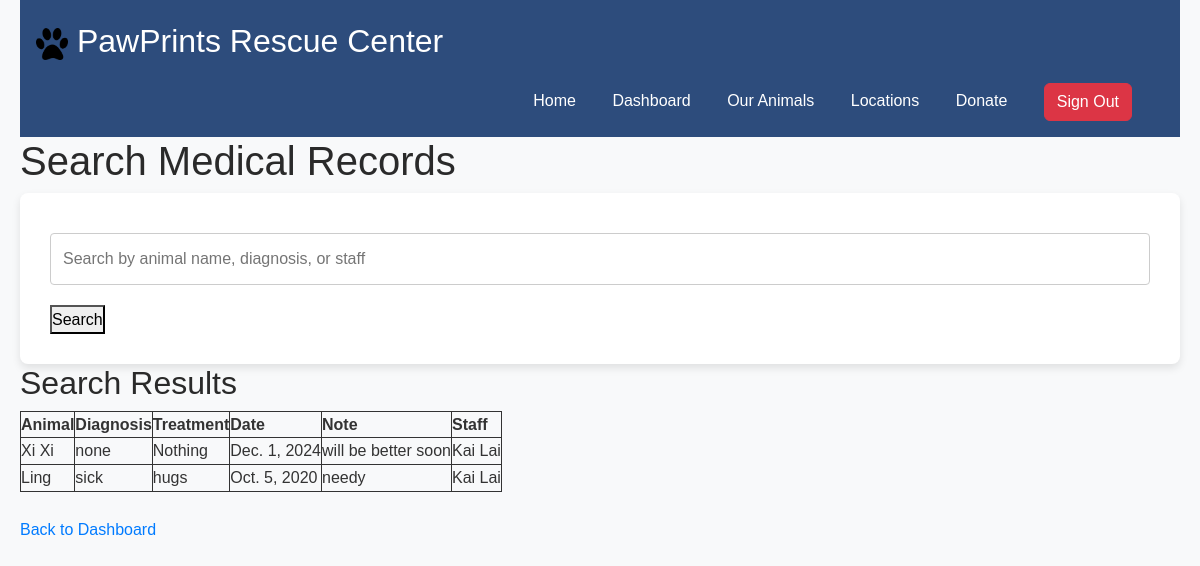
Screenshot of /medical-records/ (signed in) with the database file from the repository.
### shelterapp/models.py (models this page shows, shortened)
class MedicalRecord(models.Model):
    medicalID = models.AutoField(primary_key=True)
    animalID = models.ForeignKey(Animal, on_delete=models.CASCADE)
    staffID = models.ForeignKey(Staff, on_delete=models.CASCADE)
    diagnosis = models.TextField()
    treatment = models.TextField()
    date = models.DateField()
    note = models.TextField()

class Animal(models.Model):
    animalID = models.AutoField(primary_key=True)
    name = models.CharField(max_length=100)
    species = models.CharField(max_length=100)
    breed = models.CharField(max_length=100)
    age = models.IntegerField()
    gender = models.CharField(max_length=10)
    dateOfArrival = models.DateField()
    adoptedOrNot = models.IntegerField()
    healthStatus = models.CharField(max_length=100)
    description = models.TextField()
    locationID = models.IntegerField()
    reasonForIntake = models.CharField(max_length=100)
    adoptionFee = models.IntegerField()

class Staff(models.Model):
    staffID = models.AutoField(primary_key=True, unique=True)
    user = models.OneToOneField(CustomUser, on_delete=models.CASCADE, related_name='staff_profile')
    position = models.CharField(max_length=100)
    phone_number = models.CharField(
        max_length=14,  # Adjusted for (XXX) XXX-XXXX format
        validators=[
            RegexValidator(
                regex=r'^\(\d{3}\) \d{3}-\d{4}$',
                message="Phone number must be in the format '(XXX) XXX-XXXX'."
            )
        ]
    )
    hireDate = models.DateField()
    salary = models.IntegerField()

class CustomUser(AbstractUser):
    objects = CustomUserManager()  # Ensure the custom manager is assigned
    is_staff_user = models.BooleanField(default=False)

### shelterapp/views.py (the view)
# urls.py: path('medical-records/', views.medical_records_search, name='medical_records_search'),
@login_required(login_url='/')  # Ensure only logged-in users can access
def medical_records_search(request):
    if not request.user.is_staff:
        return redirect('default_page')  # Redirect to home if the user is not a staff member
    query = request.GET.get('q', '').strip()  # Get and clean the search term from the query parameter
    medical_records = MedicalRecord.objects.all()  # Default to all records
    if query:
        medical_records = medical_records.filter(
            Q(diagnosis__icontains=query) |
            Q(animalID__name__icontains=query) |
            Q(staffID__user__first_name__icontains=query) |
            Q(staffID__user__last_name__icontains=query))
    return render(request, 'medical_records_search.html', {
        'medical_records': medical_records,
        'query': query
    })

### shelterapp/templates/medical_records_search.html (shortened to what this page needs)
<!DOCTYPE html>
<html lang="en">
<head>
    <link rel="stylesheet" href="https://cdn.jsdelivr.net/npm/bootstrap@5.3.2/dist/css/bootstrap.min.css">
    {% load static %}
    <link rel="stylesheet" href="{% static 'shelterapp/css/style.css' %}">
</head>
<body>
    <div id="header">
        <a href="{% url 'default_page' %}">
            <p id="title">
                <img src="{% static 'shelterapp/images/' %}pawprint.png" alt="pawprint" id="logo">
                PawPrints Rescue Center
            </p>
        </a>
        {% if user.is_authenticated %}
            <ul id="nav">
                <li><a href="{% url 'default_page' %}">Home</a></li>
                {% if user.is_staff %}
                    <li><a href="{% url 'staff_dashboard' %}">Dashboard</a></li>
                {% else %}
                    <li><a href="{% url 'adopter_dashboard' %}">Dashboard</a></li>
                {% endif %}
                <li><a href="{% url 'view_animals' %}">Our Animals</a></li>
                <li><a href="{% url 'view_shelters' %}">Locations</a></li>
                <li><a href="{% url 'submit_donation' %}">Donate</a></li>
                <li>
                    <form id="logout" method="POST" action="{% url 'user_logout' %}">
                        <button type="submit" class="btn btn-danger w-100">Sign Out</button>
                    </form>
                </li>
            </ul>
        {% endif %}
    </div>
    <h1>Search Medical Records</h1>
    <form method="get" action="{% url 'medical_records_search' %}">
        <input type="text" name="q" value="{{ query }}" placeholder="Search by animal name, diagnosis, or staff">
        <button type="submit">Search</button>
    </form>
    <h2>Search Results</h2>
    {% if medical_records %}
        <table>
            <thead>
                <tr>
                    <th>Animal</th>
                    <th>Diagnosis</th>
                    <th>Treatment</th>
                    <th>Date</th>
                    <th>Note</th>
                    <th>Staff</th>
                </tr>
            </thead>
            <tbody>
                {% for record in medical_records %}
                    <tr>
                        <td>{{ record.animalID.name }}</td>
                        <td>{{ record.diagnosis }}</td>
                        <td>{{ record.treatment }}</td>
                        <td>{{ record.date }}</td>
                        <td>{{ record.note }}</td>
                        <td>{{ record.staffID.user.first_name }} {{ record.staffID.user.last_name }}</td>
                    </tr>
                {% endfor %}
            </tbody>
        </table>
    {% else %}
        <p>No medical records found for "{{ query }}".</p>
    {% endif %}
    <br>
    <a href="{% url 'staff_dashboard' %}">Back to Dashboard</a>
</body>
</html>

### shelter/static/shelterapp/css/style.css (style rules this page uses)
* { margin: 0; padding: 0; box-sizing: border-box; }
body { font-family: "Arial", sans-serif; line-height: 1.6; background-color: #f8f9fa; color: #333; padding: 0 20px; }
h1, h2, h3 { color: #2a2a2a; }
a { text-decoration: none; color: #007bff; }
form { background-color: #c5e3f7; padding: 30px; border-radius: 8px; box-shadow: 0 4px 8px rgba(0, 0, 0, 0.1); background-color: #fff; padding: 30px; border-radius: 8px; box-shadow: 0 4px 8px rgba(0, 0, 0, 0.1); }
form input, form select, form textarea { width: 100%; padding: 12px; margin: 10px 0 20px; border: 1px solid #ccc; border-radius: 4px; font-size: 1rem; }
#logout { all: revert; }
#header { background-color: #2d4c7c; padding: 1em; position: relative; z-index: 1; }
#title { color: #fff; font-size: 2rem; }
#nav { text-align: right; margin: 0; }
#nav li { display: inline-block; padding-right: 2rem; }
#nav a { text-decoration: none; color: #ffffff; }
#logo { width: 2rem; height: 2rem; }
table, th, td { border: 1px solid; }

### rows the page displays
MedicalRecord: animalID.name "Xi Xi", diagnosis "none", treatment "Nothing", date "Dec. 1, 2024", note "will be better soon", staffID.user.first_name "Kai", staffID.user.last_name "Lai"
MedicalRecord: animalID.name "Ling", diagnosis "sick", treatment "hugs", date "Oct. 5, 2020", note "needy", staffID.user.first_name "Kai", staffID.user.last_name "Lai"
